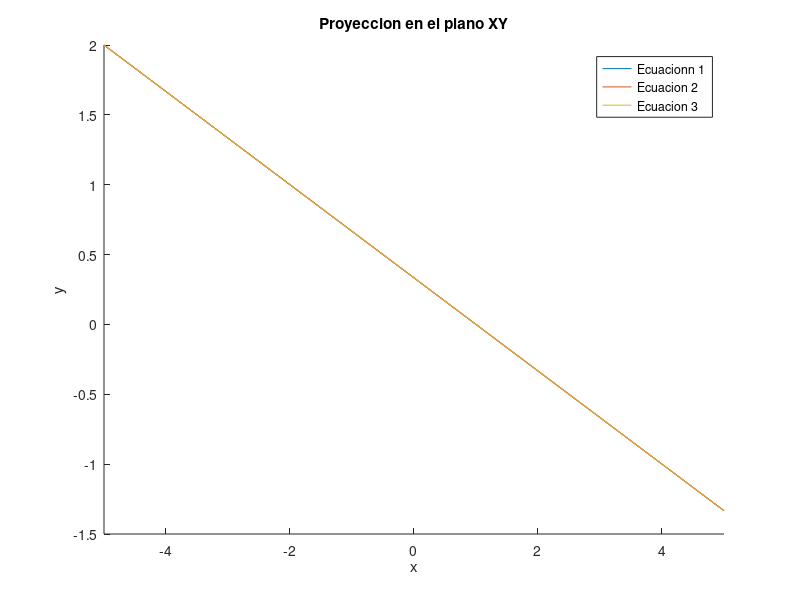

Reproduce this figure in MATLAB.
#MATRIZ A
#  1.0000   2.0000   3.0000
# 2.0000   4.0001   6.0000
#  3.0000   6.0000   9.0001
#MATRIZ B
#  1
#  2
#  3
#Este sistema está mal condicionado porque las filas de la matriz A son casi linealmente dependientes. 
#Si los coeficientes fueran exactos (como 2, 4, 6, y 9), las filas serían completamente dependientes, 
#haciendo que la matriz sea singular (no invertible). En este caso, pequeñas perturbaciones en los valores, 
#como 4.0001 y 9.0001, hacen que el sistema sea sensible a cambios en los coeficientes o en el vector b.
disp('MARCELO ALVARO CHAMBI CHILLO')
a = [1 2 3; 2 4.0001 6; 3 6 9.0001]
b = [1; 2; 3]
disp('descomposicion lu')
[L, U] = lu(a)
y = L \ b
disp('solucion del sistema')
x = inv(a)*b
disp('determinante A')
det_a = det(a)
disp('condicional A')
cond_a = cond(a)
f1 = @(x1, x2) -(a(1,1)*x1 + a(1,2)*x2 - b(1))/a(1,3);
f2 = @(x1, x2) -(a(2,1)*x1 + a(2,2)*x2 - b(2))/a(2,3);
f3 = @(x1, x2) -(a(3,1)*x1 + a(3,2)*x2 - b(3))/a(3,3);
figure;
hold on;
fplot(@(x) f1(x, 0), [-5, 5]);  % Proyección de la primera ecuación
fplot(@(x) f2(x, 0), [-5, 5]);  % Proyección de la segunda ecuación
fplot(@(x) f3(x, 0), [-5, 5]);  % Proyección de la tercera ecuación
xlabel('x');
ylabel('y');
title('Proyeccion en el plano XY');
legend('Ecuacionn 1', 'Ecuacion 2', 'Ecuacion 3');
hold off;

disp('Solucion del sistema:')
disp(x);
disp('Determinante de A:')
disp(det_a);
disp('Condicion de A:')
disp(cond_a);
